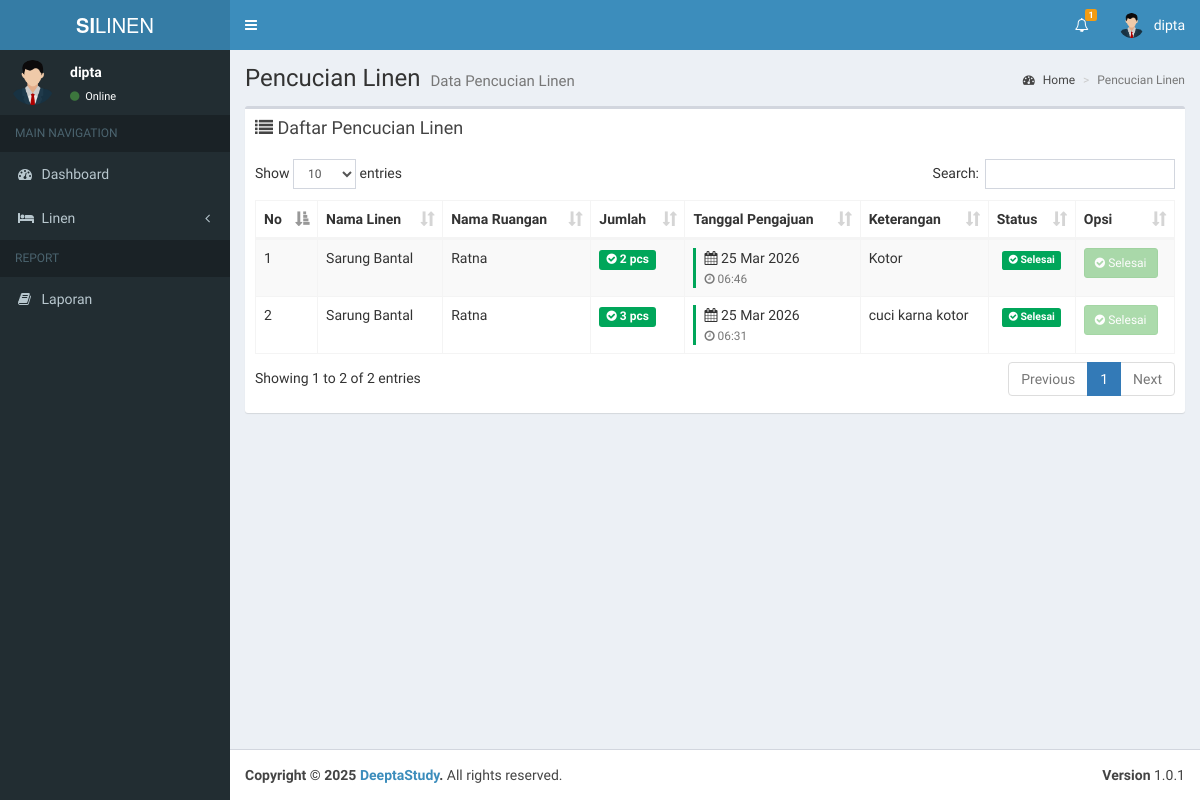
Page /admin/data_pencucian.php (signed in) on the committed database.
### tables this page shows
CREATE TABLE `users` (
  `id` int(11) NOT NULL,
  `nama` varchar(100) NOT NULL,
  `username` varchar(100) NOT NULL,
  `email` varchar(100) NOT NULL,
  `password` varchar(100) NOT NULL,
  `hak_akses` varchar(25) NOT NULL,
  `status` int(11) NOT NULL,
  `status_ruangan` int(11) DEFAULT NULL
);

CREATE TABLE `distribusi_linen` (
  `id` int(11) NOT NULL,
  `id_linen_ruangan` int(11) NOT NULL,
  `jumlah` int(11) NOT NULL,
  `tanggal` datetime NOT NULL,
  `keterangan` text NOT NULL,
  `status` int(11) NOT NULL
);

CREATE TABLE `linen` (
  `id` int(11) NOT NULL,
  `kode_linen` varchar(15) NOT NULL,
  `nama_linen` varchar(199) NOT NULL,
  `gambar` varchar(199) NOT NULL,
  `jumlah_linen` int(11) NOT NULL,
  `sisa_linen` int(11) NOT NULL,
  `tanggal` datetime NOT NULL,
  `status` int(11) NOT NULL,
  `updated_at` datetime NOT NULL
);

CREATE TABLE `ruangan` (
  `id` int(11) NOT NULL,
  `id_user` int(11) DEFAULT NULL,
  `nama_ruangan` varchar(199) NOT NULL,
  `telp_ruangan` varchar(15) NOT NULL,
  `status` int(11) NOT NULL
);

### admin/data_pencucian.php (the view, shortened to what this page needs)
<?php
include '../koneksi.php';
$additionalCSS = [
    '../assets/plugins/datatables/dataTables.bootstrap.css'
];
$pageTitle = "Pencucian Linen";
$pageDesc = "Data Pencucian Linen";
$dataQuery = mysqli_query($koneksi, "SELECT dl.*,
                 lr.id as id_linen_ruangan,
                 l.nama_linen as nama_linen,
                 r.nama_ruangan as nama_ruangan
          FROM distribusi_linen dl
          LEFT JOIN linen_ruangan lr ON dl.id_linen_ruangan = lr.id
          LEFT JOIN linen l ON lr.id_linen = l.id
          LEFT JOIN ruangan r ON lr.id_ruangan = r.id
          ORDER BY dl.tanggal DESC");
?>
<section class="content">
    <div class="row">
        <div class="col-xs-12">
            <div class="box">
                <div class="box-header">
                    <h3 class="box-title">
                        <i class="fa fa-list"></i> Daftar Pencucian Linen
                    </h3>
                </div>
                <div class="box-body">
                    <table id="example1" class="table table-bordered table-striped">
                        <thead>
                            <tr>
                                <th>No</th>
                                <th>Nama Linen</th>
                                <th>Nama Ruangan</th>
                                <th>Jumlah</th>
                                <th>Tanggal Pengajuan</th>
                                <th>Keterangan</th>
                                <th>Status</th>
                                <th>Opsi</th>
                            </tr>
                        </thead>
                        <tbody>
                            <?php
                            $no = 1;
                            while ($data = mysqli_fetch_assoc($dataQuery)):
                            ?>
                                <tr>
                                    <td><?= $no++; ?></td>
                                    <td><?= htmlspecialchars($data['nama_linen']) ?></td>
                                    <td><?= htmlspecialchars($data['nama_ruangan']) ?></td>
                                    <td>
                                        <span class="label label-success" style="font-size: 12px;">
                                            <i class="fa fa-check-circle"></i> <?= htmlspecialchars($data['jumlah']) ?> pcs
                                        </span>
                                    </td>
                                    <td>
                                        <div style="border-left: 3px solid #00a65a; padding-left: 8px;">
                                            <i class="fa fa-calendar"></i> <?= date('d M Y', strtotime($data['tanggal'])) ?>
                                            <br>
                                            <small class="text-muted">
                                                <i class="fa fa-clock-o"></i> <?= date('H:i', strtotime($data['tanggal'])) ?>
                                            </small>
                                        </div>
                                    </td>
                                    <td>
                                        <?= htmlspecialchars($data['keterangan']) ?>
                                    </td>
                                    <td class="text-center">
                                        <?= ($data['status'] == 1) ? '<span class="label label-warning"><i class="fa fa-clock-o"></i> Pengambilan</span>' : (($data['status'] == 2) ? '<span class="label label-primary"><i class="fa fa-truck"></i> Pencucian</span>' : (($data['status'] == 3) ? '<span class="label label-success"><i class="fa fa-check-circle"></i> Selesai</span>' :
                                            '<span class="label label-default">Unknown</span>')) ?>
                                    </td>
                                    <td>
                                        <?php if ($data['status'] == 1): ?>
                                            <a href="#" class="btn btn-sm btn-success"
                                                onclick="konfirmasi(<?= $data['id'] ?>)">
                                                <i class="fa fa-check-circle"></i> Konfirmasi
                                            </a>
                                        <?php elseif ($data['status'] == 3): ?>
                                            <button class="btn btn-sm btn-success" disabled style="opacity: 0.5; cursor: not-allowed;">
                                                <i class="fa fa-check-circle"></i> Selesai
                                            </button>
                                        <?php else: ?>
                                            <button class="btn btn-sm btn-default" disabled>
                                                <i class="fa fa-question-circle"></i> Unknown
                                            </button>
                                        <?php endif; ?>
                                    </td>
                                </tr>
                            <?php endwhile; ?>
                        </tbody>
                    </table>
                </div>
            </div>
        </div>
    </div>
</section>
<?php
$content = ob_get_clean();
include __DIR__ . '/../layouts/header.php';
echo $content;
include __DIR__ . '/../layouts/footer.php';
?>

### layouts/header.php (shortened to what this page needs)
<?php
include '../koneksi.php';
$username = $_SESSION['username'];
$query = mysqli_query($koneksi, "SELECT * FROM users WHERE username = '$username'");
$row = mysqli_fetch_assoc($query);
?>
<!DOCTYPE html>
<html>
<head>
    <link rel="stylesheet" href="../assets/bootstrap/css/bootstrap.min.css">
    <link rel="stylesheet" href="https://maxcdn.bootstrapcdn.com/font-awesome/4.4.0/css/font-awesome.min.css">
    <link rel="stylesheet" href="https://code.ionicframework.com/ionicons/2.0.1/css/ionicons.min.css">
    <link rel="stylesheet" href="../assets/dist/css/AdminLTE.min.css">
    <link rel="stylesheet" href="../assets/dist/css/skins/_all-skins.min.css">
    <link rel="stylesheet" href="../assets/plugins/iCheck/flat/blue.css">
    <link rel="stylesheet" href="../assets/plugins/morris/morris.css">
    <link rel="stylesheet" href="../assets/plugins/jvectormap/jquery-jvectormap-1.2.2.css">
    <?php if (!empty($additionalCSS)): ?>
        <?php foreach ($additionalCSS as $css): ?>
            <link rel="stylesheet" href="<?= htmlspecialchars($css) ?>">
        <?php endforeach; ?>
    <?php endif; ?>
</head>
<body class="hold-transition skin-blue sidebar-mini">
    <div class="wrapper">
        <header class="main-header">
            <a href="#" class="logo">
                <span class="logo-lg"><b>SI</b>LINEN</span>
            </a>
            <nav class="navbar navbar-static-top" role="navigation">
                <a href="#" class="sidebar-toggle" data-toggle="offcanvas" role="button">
                </a>
                <div class="navbar-custom-menu">
                    <ul class="nav navbar-nav">
                        <?php
                        if ($row['hak_akses'] != 'admin_ruangan') {
                            $notif = mysqli_query($koneksi, "SELECT COUNT(*) as total FROM pengajuan WHERE status = 1");
                        }else{
                            $notif = mysqli_query($koneksi, "SELECT COUNT(*) as total FROM pengajuan WHERE status = 2");
                        }
                        $total = mysqli_fetch_assoc($notif)['total'];
                        ?>
                        <li class="dropdown notifications-menu">
                            <a href="#" class="dropdown-toggle" data-toggle="dropdown">
                                <i class="fa fa-bell-o"></i>
                                <?php if ($total > 0): ?>
                                    <span class="label label-warning"><?= $total ?></span>
                                <?php endif; ?>
                            </a>
                        </li>
                        <li class="dropdown user user-menu">
                            <a href="#" class="dropdown-toggle" data-toggle="dropdown">
                                <img src="../assets/images/avatar.png" class="user-image" alt="User Image">
                                <span class="hidden-xs"><?= $row['username']; ?></span>
                            </a>
                        </li>
                    </ul>
                </div>
            </nav>
        </header>
        <div class="content-wrapper">
            <section class="content-header">
                <h1>
                    <?php echo isset($pageTitle) ? $pageTitle : 'Dashboard'; ?>
                    <small><?php echo isset($pageDesc) ? $pageDesc : 'Control Panel'; ?></small>
                </h1>
                <ol class="breadcrumb">
                    <li><a href="#"><i class="fa fa-dashboard"></i> Home</a></li>
                    <li class="active"><?php echo isset($pageTitle) ? $pageTitle : 'Dashboard'; ?></li>
                </ol>
            </section>
            <?php include __DIR__ . '/navigation.php'; ?>

### layouts/navigation.php (shortened to what this page needs)
<aside class="main-sidebar">
    <section class="sidebar">
        <div class="user-panel">
            <div class="pull-left image">
                <img src="../assets/images/avatar.png" class="img-circle" alt="User Image">
            </div>
            <div class="pull-left info">
                <p><?= $row['username']; ?></p>
                <a href="#"><i class="fa fa-circle text-success"></i> Online</a>
            </div>
        </div>
        <?php
            if ($row['hak_akses'] == 'admin') {
        ?>
        <ul class="sidebar-menu">
            <li class="header">MAIN NAVIGATION</li>
            <li class="<?= $_SESSION['active_menu'] == 'dashboard' ? 'active' : '' ?>">
                <a href="../admin/">
                    <i class="fa fa-dashboard"></i> <span>Dashboard</span>
                </a>
            </li>
            <li class="treeview <?= $_SESSION['active_menu'] == 'pengguna' ? 'active' : '' ?>">
                <a href="#">
                    <i class="fa fa-users"></i> <span>Pengguna</span>
                    <i class="fa fa-angle-left pull-right"></i>
                </a>
                <ul class="treeview-menu">
                    <li><a href="../admin/tambah_pengguna.php"><i class="fa fa-plus"></i> Tambah Pengguna Baru</a></li>
                    <li><a href="../admin/data_pengguna.php"><i class="fa fa-arrow-circle-right"></i> Data Pengguna</a></li>
                </ul>
            </li>
            <li class="<?= $_SESSION['active_menu'] == 'ruangan' ? 'active' : '' ?>">
                <a href="../admin/data_ruangan.php">
                    <i class="fa fa-building"></i> <span>Ruangan</span>
                </a>
            </li>
            <li class="<?= $_SESSION['active_menu'] == 'linen' ? 'active' : '' ?>">
                <a href="../admin/data_linen.php">
                    <i class="fa fa-bed"></i> <span>Data Linen</span>
                </a>
            </li>
            <li class="<?= $_SESSION['active_menu'] == 'linen_ruangan' ? 'active' : '' ?>">
                <a href="../admin/linen_ruangan.php">
                    <i class="fa fa-bed"></i> <span>Linen Ruangan</span>
                </a>
            </li>
            <li class="treeview <?= $_SESSION['active_menu'] == 'distribusi' ? 'active' : '' ?>">
                <a href="#">
                    <i class="fa fa-tint"></i> <span>Distribusi</span>
                    <i class="fa fa-angle-left pull-right"></i>
                </a>
                <ul class="treeview-menu">
                    <li><a href="../admin/data_pengajuan.php"><i class="fa fa-paper-plane"></i> Pengajuan Linen</a></li>
                    <li><a href="../admin/data_pencucian.php"><i class="fa fa-tint"></i> Permohonan Pencucian</a></li>
                    <!-- <li><a href="../admin/linen_bersih.php"><i class="fa fa-check-circle"></i> Linen Bersih</a></li>
                    <li><a href="../admin/linen_kotor.php"><i class="fa fa-exclamation-circle"></i> Linen Kotor</a></li> -->
                </ul>
            </li>
            <li class="header">REPORT</li>
            <li class="treeview <?= $_SESSION['active_menu'] == 'laporan' ? 'active' : '' ?>">
                <a href="#">
                    <i class="fa fa-file-text-o"></i> <span>Laporan</span>
                    <i class="fa fa-angle-left pull-right"></i>
                </a>
                <ul class="treeview-menu">
                    <li><a href="../admin/data_laporan_pengajuan.php"><i class="fa fa-file-text-o"></i> Laporan Pengajuan Linen</a></li>
                    <li><a href="../admin/data_laporan_pencucian.php"><i class="fa fa-file-text-o"></i> Laporan Pencucian Linen</a></li>
                </ul>
            </li>
        </ul>
        <?php
            }else if($row['hak_akses'] == 'admin_ruangan'){
        ?>
        <ul class="sidebar-menu">
            <li class="header">MAIN NAVIGATION</li>
            <li class="<?= $_SESSION['active_menu'] == 'dashboard' ? 'active' : '' ?>">
                <a href="../admin_ruangan/">
                    <i class="fa fa-dashboard"></i> <span>Dashboard</span>
                </a>
            </li>
            <li class="treeview <?= $_SESSION['active_menu'] == 'linen' ? 'active' : '' ?>">
                <a href="#">
                    <i class="fa fa-bed"></i> <span>Linen</span>
                    <i class="fa fa-angle-left pull-right"></i>
                </a>
            </li>
            <li class="header">REPORT</li>
            <li><a href="../admin/data_laporan.php"><i class="fa fa-book"></i> <span>Laporan</span></a></li>
        </ul>
        <?php
            }else if($row['hak_akses'] == 'petugas_laundry'){
        ?>
        <?php
            }else if($row['hak_akses'] == 'kepala_penanggung_jawab'){
        ?>
        <?php
            }
        ?>
    </section>
</aside>

### rows in the picture
users: username "dipta"
distribusi_linen: linen.nama_linen "Sarung Bantal", ruangan.nama_ruangan "Ratna", jumlah "2", tanggal "25 Mar 2026", tanggal "06:46", keterangan "Kotor", status 3 (drawn)
distribusi_linen: linen.nama_linen "Sarung Bantal", ruangan.nama_ruangan "Ratna", jumlah "3", tanggal "25 Mar 2026", tanggal "06:31", keterangan "cuci karna kotor", status 3 (drawn)

### other values in the picture
$total "1"
$pageTitle "Pencucian Linen"
$pageDesc "Data Pencucian Linen"
